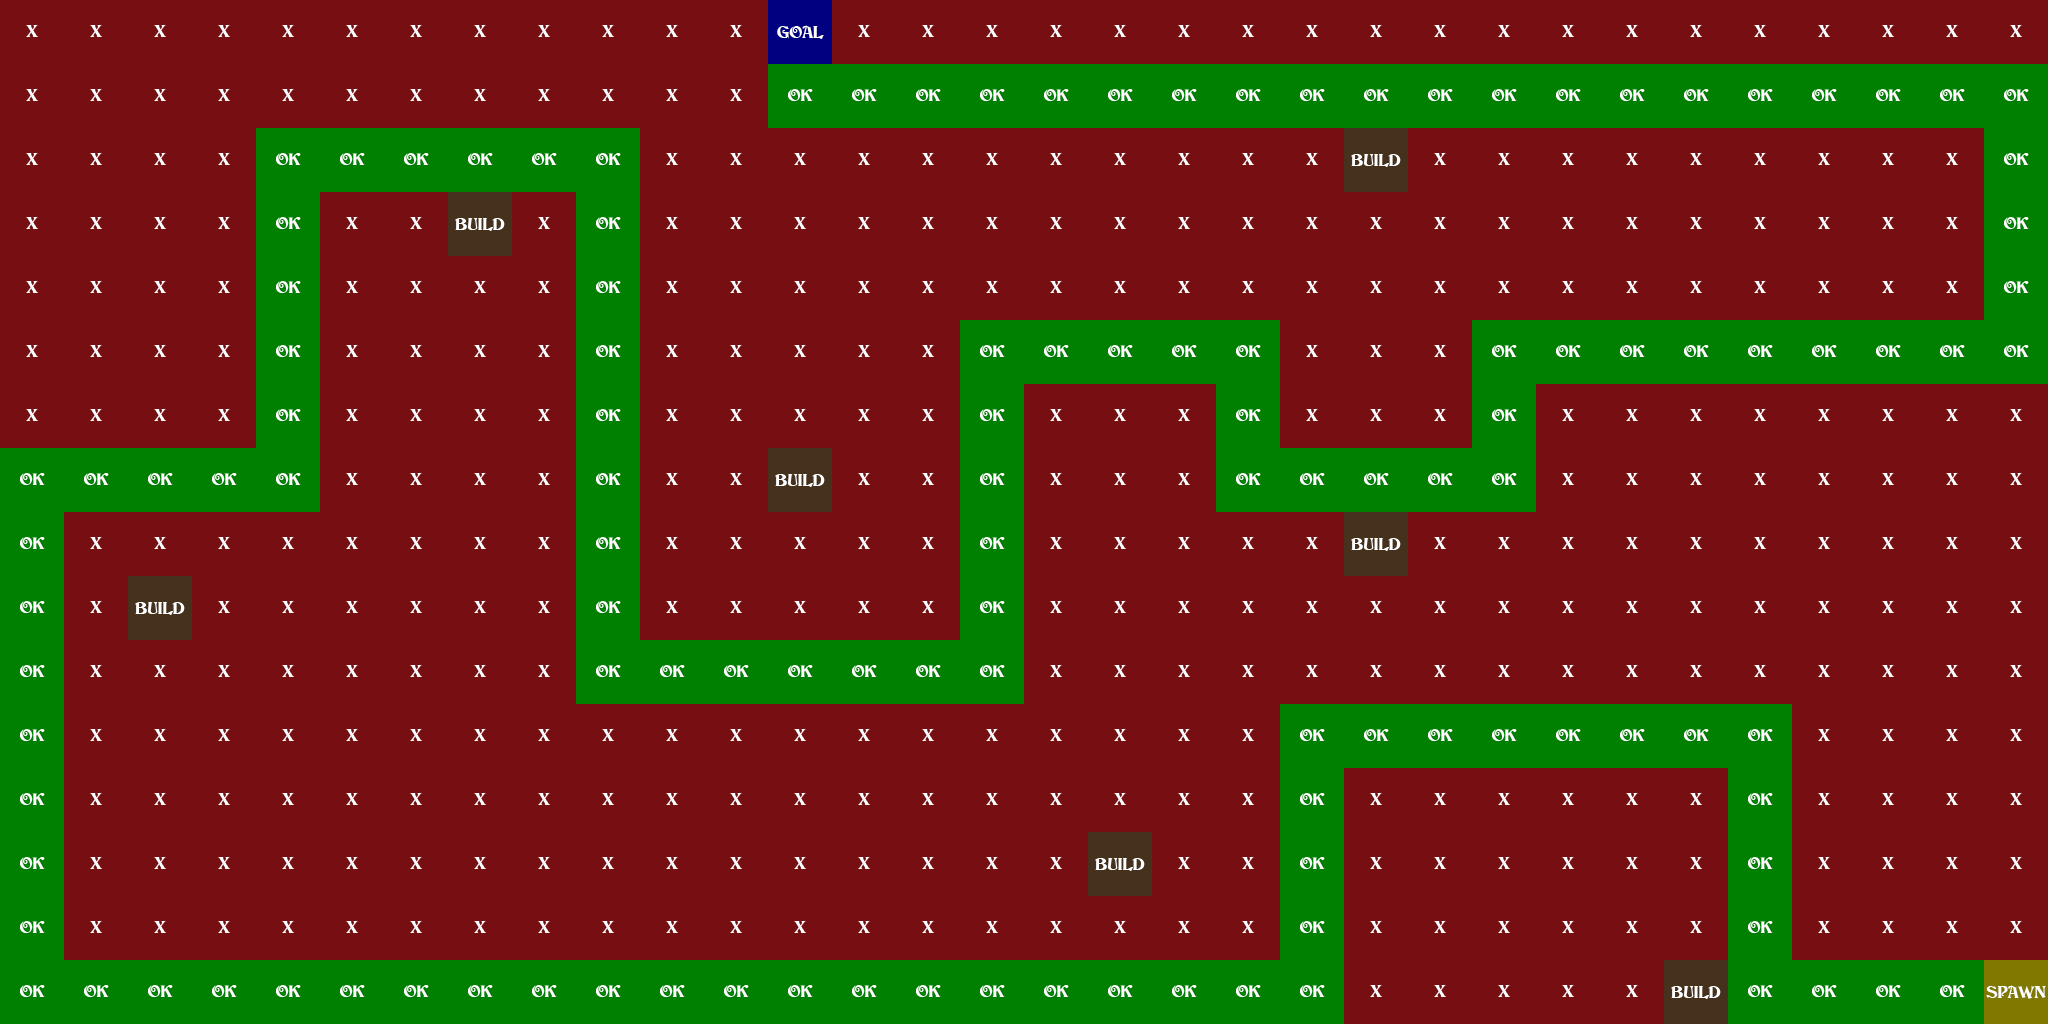

This is a level from a 2D game, rendered from its Tiled map with the project's own tilesets. A one-line summary and the map file follow, with tile-layer data summarised:
An orthogonal 32x16 tile map with 64x64 px tiles, 1 tile layer (AI), 3 hidden layers not drawn, 3 tilesets.

<map version="1.0" orientation="orthogonal" renderorder="right-down" width="32" height="16" tilewidth="64" tileheight="64">
 <tileset firstgid="1" name="AI-DATA" tilewidth="64" tileheight="64">
  <image source="AI-DATA.png" width="256" height="256" />
 </tileset>
 <tileset firstgid="17" name="tileset" tilewidth="64" tileheight="64">
  <image source="tileset.png" width="640" height="960" />
 </tileset>
 <tileset firstgid="167" name="plants-64x64" tilewidth="64" tileheight="64">
  <image source="plants-64x64.png" width="832" height="832" />
 </tileset>
 <imagelayer name="Terrain" visible="0">
  <image source="level1.png" />
 </imagelayer>
 <layer name="Terrain" width="32" height="16" visible="0">
  <data>[512 cells, 149 non-empty, 20 distinct tile ids]</data>
 </layer>
 <layer name="Plants" width="32" height="16" visible="0">
  <data>[512 cells, 46 non-empty, 34 distinct tile ids]</data>
 </layer>
 <layer name="AI" width="32" height="16">
  <data>[512 cells, 512 non-empty, 5 distinct tile ids]</data>
 </layer>
</map>
